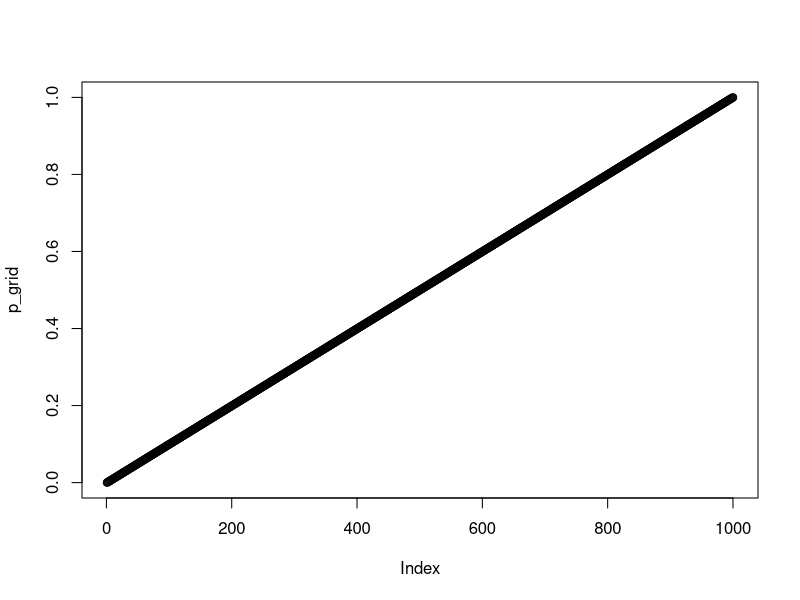
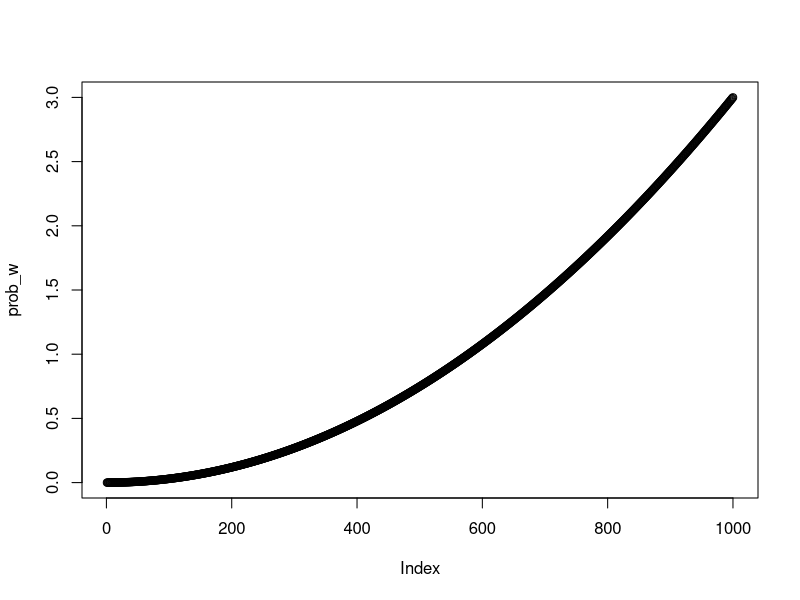
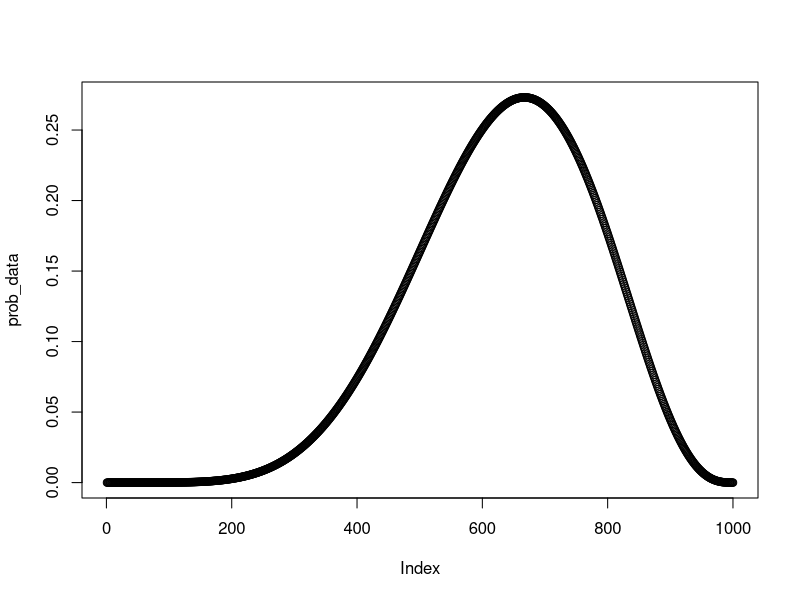
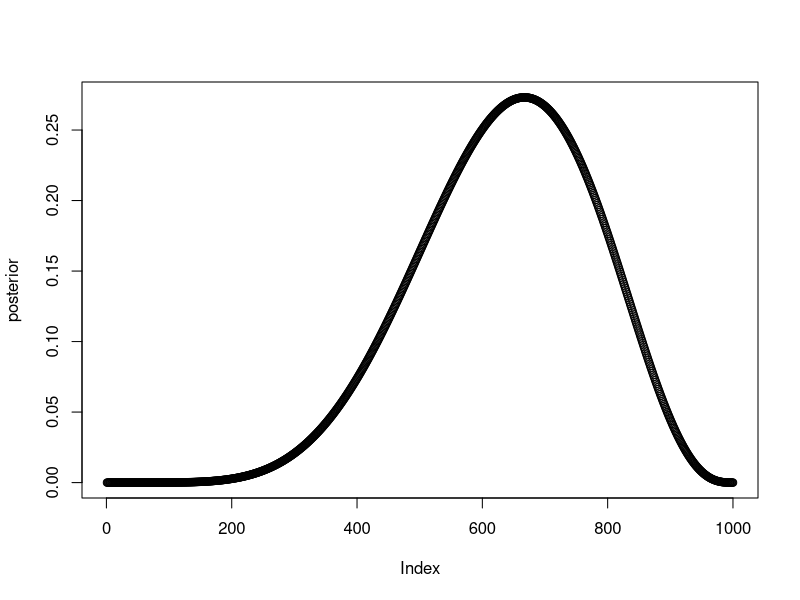
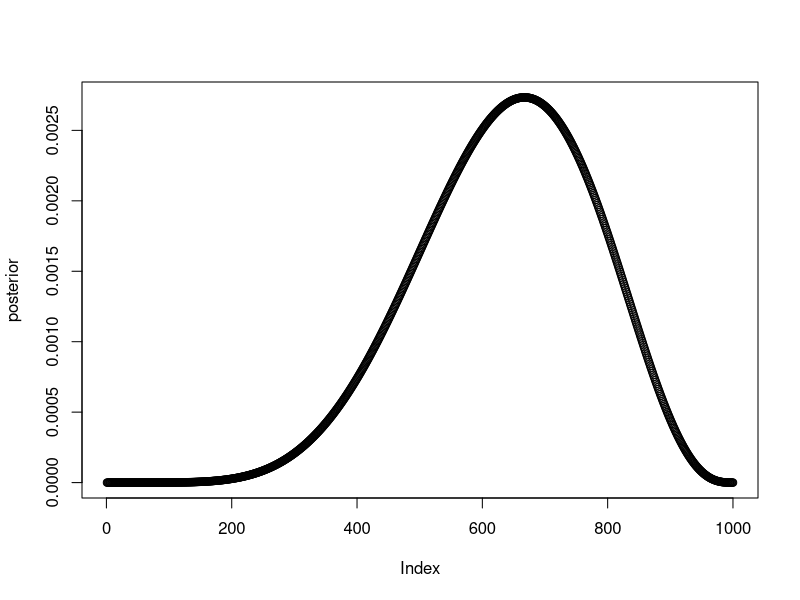
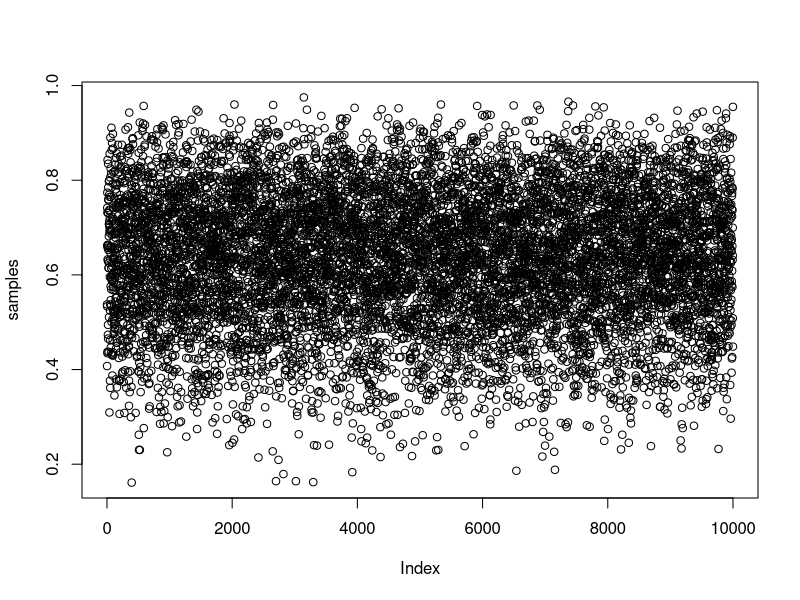

These figures' R source, in order:

# Lesson 2 ----------------------------------------------------------------

# Grid approximation


# set up the grid
# list of possible explanations we will consider
# sequence of values 0 to 1, 1000 of them equally spaced
p_grid <- seq(from = 0, to = 1,
              length.out = 1000) 

plot(p_grid)

# prior probability
# probability of each value of p
# uniform prior distribution = repeat 1

prob_p <- rep(1,1000) 
prob_w <- dbeta(p_grid, 3, 1) # a wet world 
?dbeta

plot(prob_w)

# probably of data
# 6 W of 9 tosses, with all the possible explanations (p_grid)
# from binomial sampling data
prob_data <- dbinom(6, 9, prob = p_grid)

plot(prob_data) # shape of posterior from data

# Normalize that. 
# Multiply prob of data by prob of explanations

posterior <- prob_data * prob_p

plot(posterior)

# normalize the values
# now a probability distribution

posterior <- posterior / sum(posterior)

plot(posterior)


# sample from posterior

samples <- sample(p_grid, prob = posterior, size = 1e4,
                  replace = TRUE)
plot(samples)

w <- rbinom(1e4, size = 9, prob = samples)


